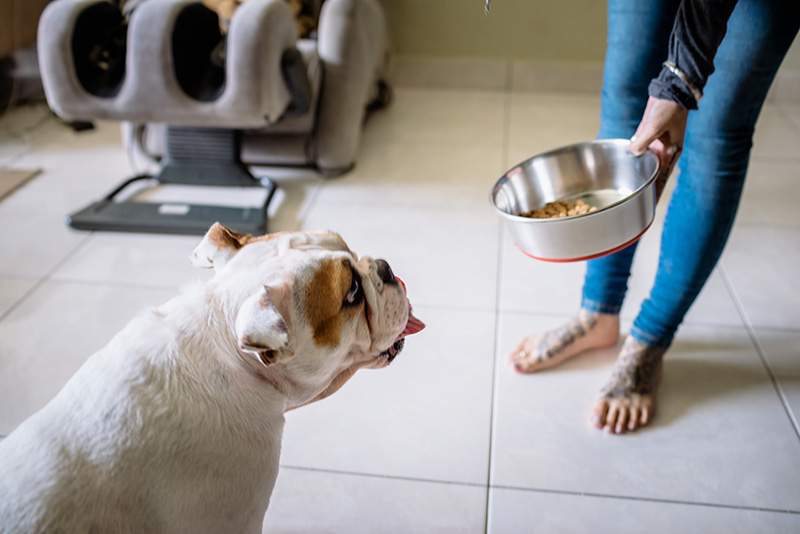
#> input picture geowatch_tpl/modules/segment_anything/notebooks/images/dog.jpg, 800 x 534 px
$ python -i dzyne_img_util.py   (imports and definitions only)
#> lines starting #> are read from the running program, lines starting #| are printed output that depends on the picture
#> further down, picture is the input picture: shape (534, 800, 3); mean B, G, R 148.1, 148.7, 150.6
import cv2
import rasterio
import numpy as np

import tifffile as tiff

from PIL import Image
from rasterio.windows import Window

LOAD_ORIGINAL = True
RGB_ONLY = True
BAND_SWAP = False


# [45 lines left out: functions pad, unpad, not called in this run]


def minmax(img):

    img_dim = len(img.shape)
#> img_dim = 3
    if (img_dim < 3):
        img = np.expand_dims(img, axis=2)

    out = np.zeros_like(img).astype(np.float32)

    if img.sum() == 0:
        if img_dim < 3:
            return out[:, :, 0].astype(np.float32)
        else:
            return out.astype(np.float32)

    # c = img.min()
    # d = img.max()

    for i in range(img.shape[2]):

        c = img[:, :, i].min()
        d = img[:, :, i].max()

        t = (img[:, :, i] - c) / (float(d - c) + 0.001)
        out[:, :, i] = t
#> this loop made 3 passes
#> pass 1, in minmax, `t = (img[:, :, i] - c) / (float(d - c) + 0.001)`:
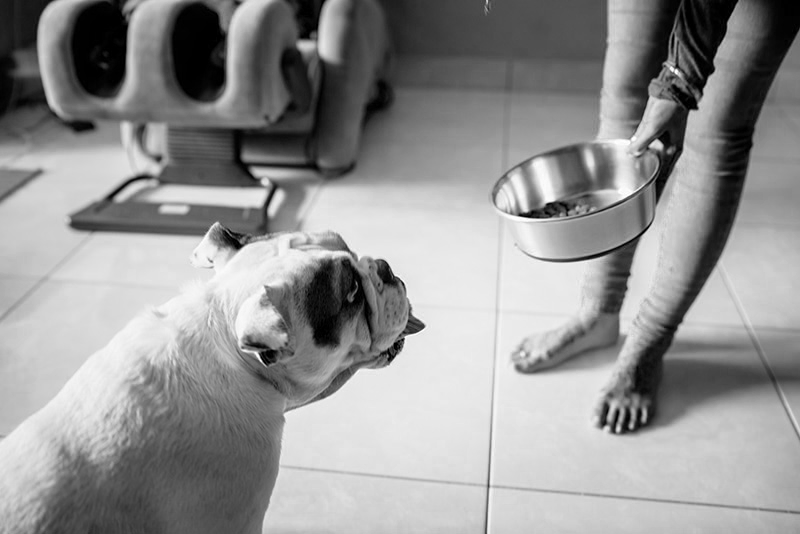
#> t: shape (534, 800) float64; min 0, max 1, mean 0.581
#> pass 2, in minmax, `t = (img[:, :, i] - c) / (float(d - c) + 0.001)`:
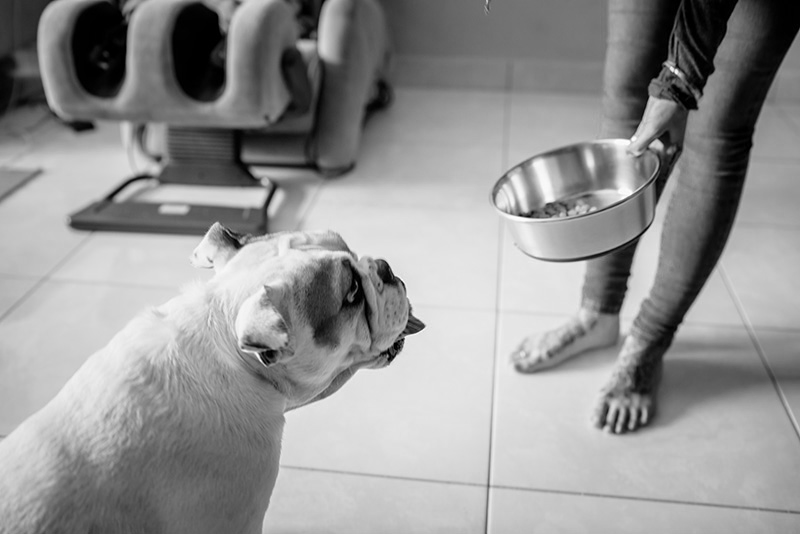
#> t: shape (534, 800) float64; min 0, max 1, mean 0.583
#> pass 3, in minmax, `t = (img[:, :, i] - c) / (float(d - c) + 0.001)`:
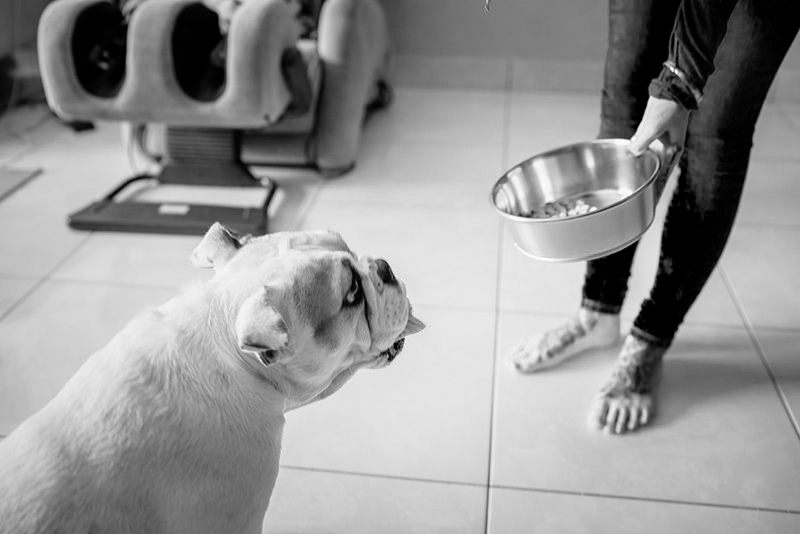
#> t: shape (534, 800) float64; min 0, max 1, mean 0.591

    if img_dim < 3:
        return out[:, :, 0].astype(np.float32)
    else:
        return out.astype(np.float32)


def equalizeRGB(img):

    img = minmax(img) * 255

    img_y_cr_cb = cv2.cvtColor(img.astype(np.uint8), cv2.COLOR_BGR2YCrCb)
#> img_y_cr_cb: shape (534, 800, 3); mean of channels 0, 1, 2 148.2, 129, 127.4
    y, cr, cb = cv2.split(img_y_cr_cb)
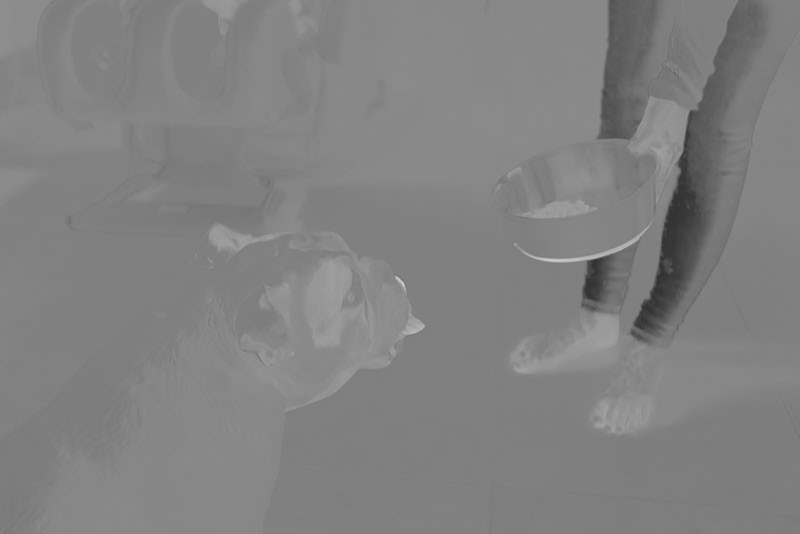
#> cr: shape (534, 800); min 48, max 210, mean 129
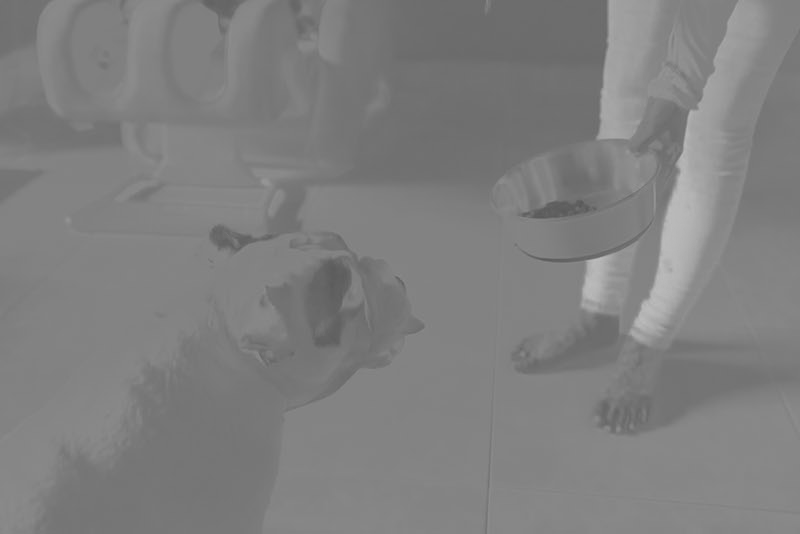
#> cb: shape (534, 800); min 89, max 188, mean 127.4

    # Applying equalize Hist operation on Y channel.
    y_eq = cv2.equalizeHist(y)
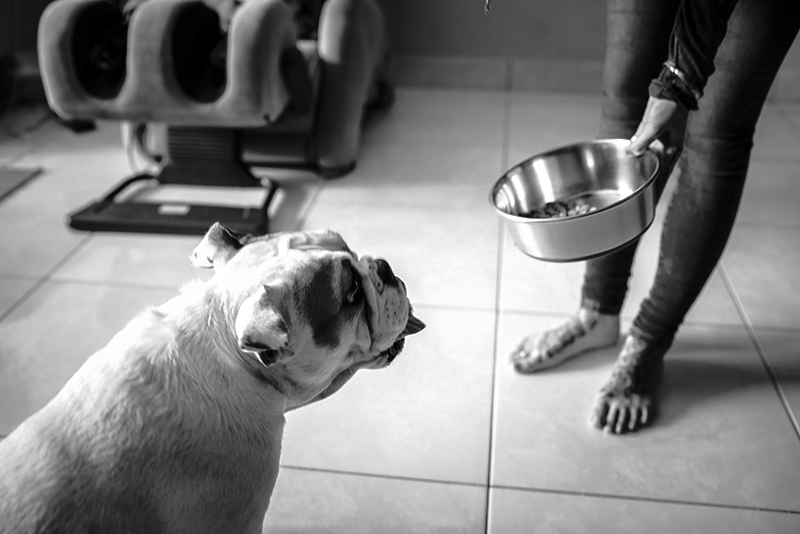
#> y_eq: shape (534, 800); min 0, max 255, mean 127.4

    img_y_cr_cb_eq = cv2.merge((y_eq, cr, cb))
#> img_y_cr_cb_eq: shape (534, 800, 3); mean of channels 0, 1, 2 127.4, 129, 127.4
    img_rgb_eq = cv2.cvtColor(img_y_cr_cb_eq, cv2.COLOR_YCR_CB2BGR)
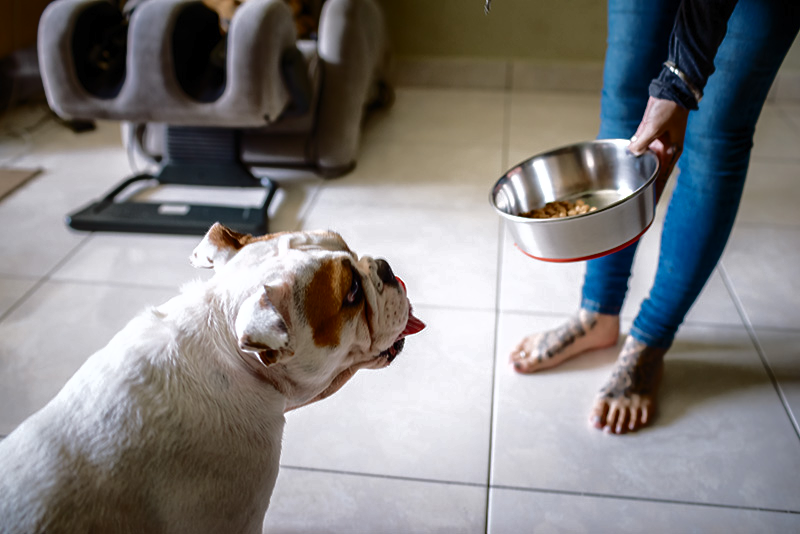
#> img_rgb_eq: shape (534, 800, 3); mean B, G, R 126.4, 126.9, 129.5

    return img_rgb_eq

# This is from Antonio


# [190 lines left out: functions normalizeRGB, load_image, readRasterImage, not called in this run]

>>> import cv2
>>> picture = cv2.imread('../../../geowatch_tpl/modules/segment_anything/notebooks/images/dog.jpg')
>>> result = equalizeRGB(picture)

$ run again, on geowatch_tpl/modules/segment_anything/notebooks/images/groceries.jpg
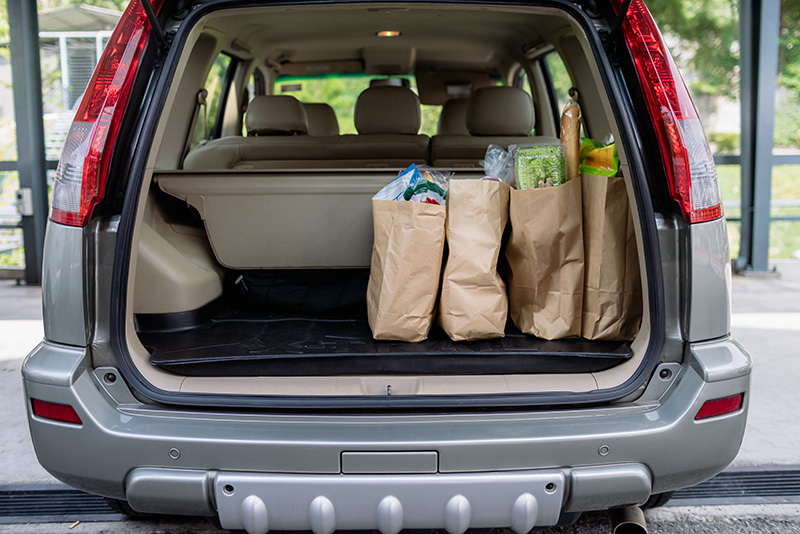
#> input picture geowatch_tpl/modules/segment_anything/notebooks/images/groceries.jpg, 800 x 534 px
#> picture is the input picture: shape (534, 800, 3); mean B, G, R 102.9, 105.7, 109.5
#> the loop in minmax, `for i in range(img.shape[2]): ` made 3 passes
#> pass 1, in minmax, `t = (img[:, :, i] - c) / (float(d - c) + 0.001)`:
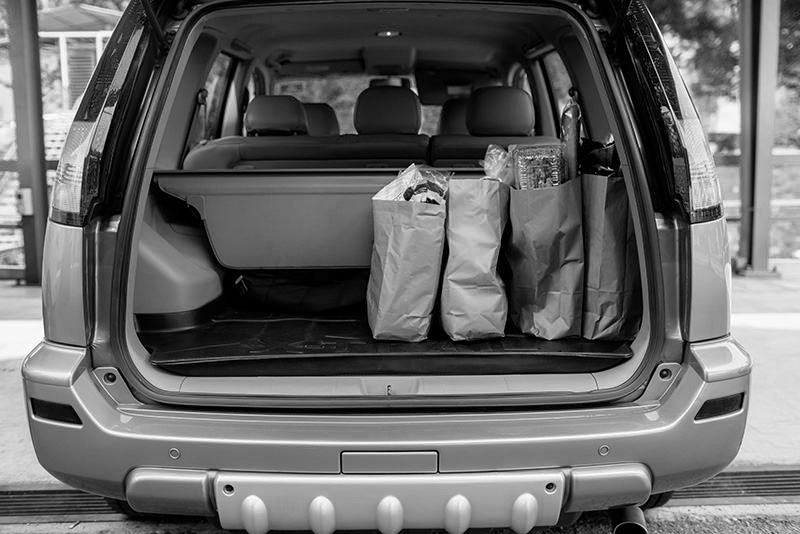
#> t: shape (534, 800) float64; min 0, max 1, mean 0.404
#> img_y_cr_cb: shape (534, 800, 3); mean of channels 0, 1, 2 105.6, 130.1, 126
#> img_y_cr_cb_eq: shape (534, 800, 3); mean of channels 0, 1, 2 126.5, 130.1, 126
#> in equalizeRGB, `img_rgb_eq = cv2.cvtColor(img_y_cr_cb_eq, cv2.COLOR_YCR_CB2BGR)`:
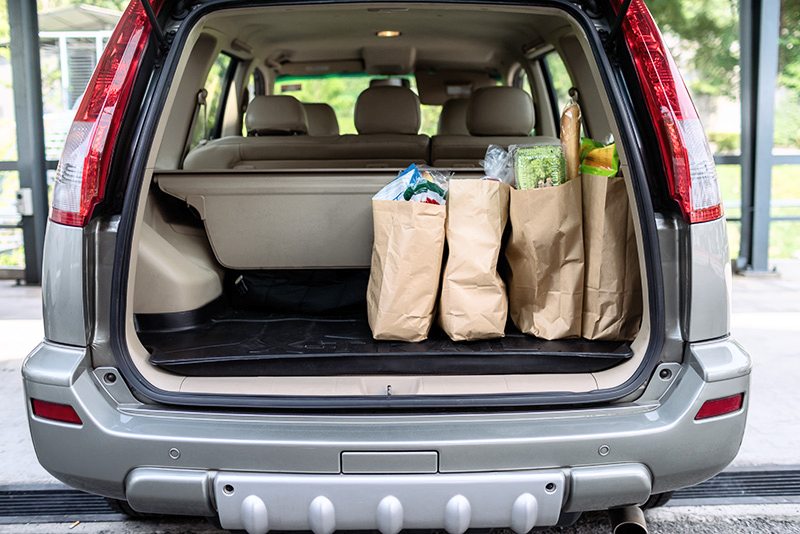
#> img_rgb_eq: shape (534, 800, 3); mean B, G, R 122.9, 125.7, 129.4

$ run again, on geowatch_tpl/modules/segment_anything/notebooks/images/truck.jpg
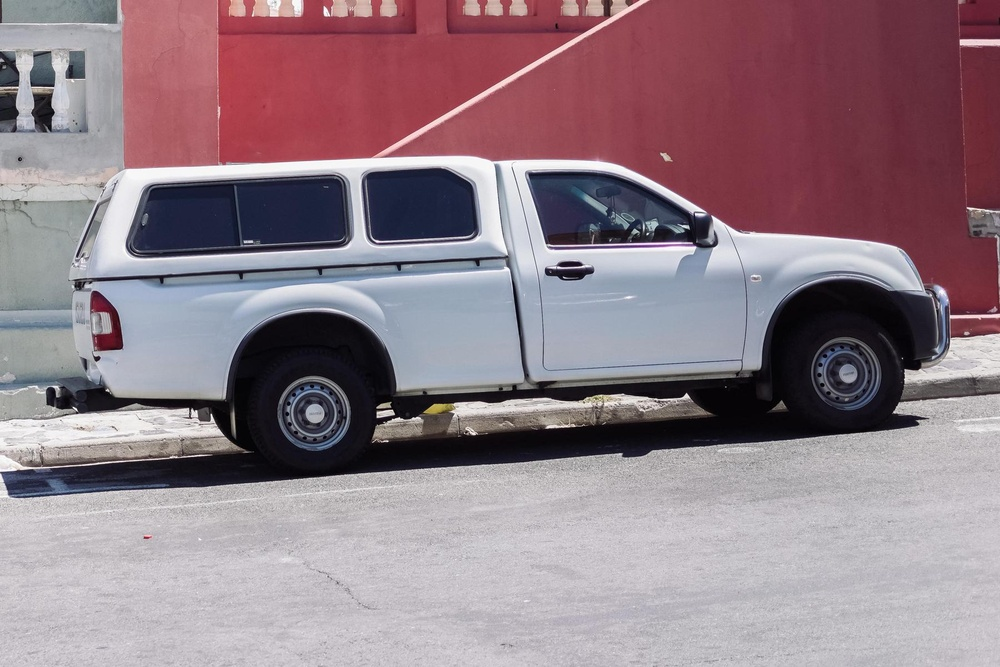
#> input picture geowatch_tpl/modules/segment_anything/notebooks/images/truck.jpg, 1000 x 667 px, shrunk from 1800 x 1200 before the run
#> picture is the input picture: shape (667, 1000, 3); mean B, G, R 135.2, 126.5, 145.8
#> the loop in minmax, `for i in range(img.shape[2]): ` made 3 passes
#> pass 1, in minmax, `t = (img[:, :, i] - c) / (float(d - c) + 0.001)`:
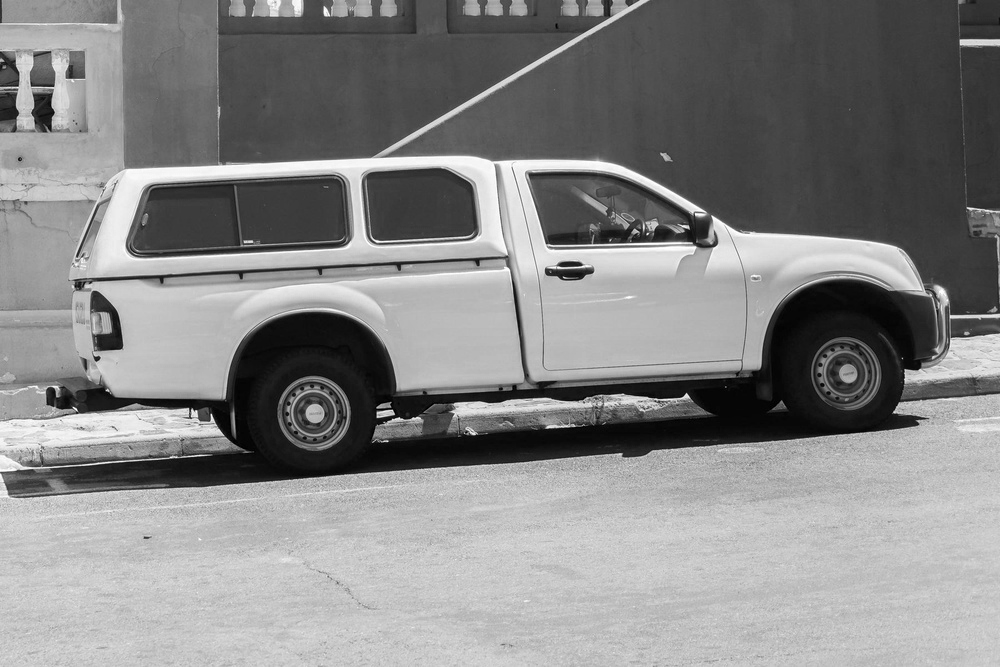
#> t: shape (667, 1000) float64; min 0, max 1, mean 0.53
#> img_y_cr_cb: shape (667, 1000, 3); mean of channels 0, 1, 2 132.2, 137, 129.1
#> img_y_cr_cb_eq: shape (667, 1000, 3); mean of channels 0, 1, 2 128.4, 137, 129.1
#> in equalizeRGB, `img_rgb_eq = cv2.cvtColor(img_y_cr_cb_eq, cv2.COLOR_YCR_CB2BGR)`:
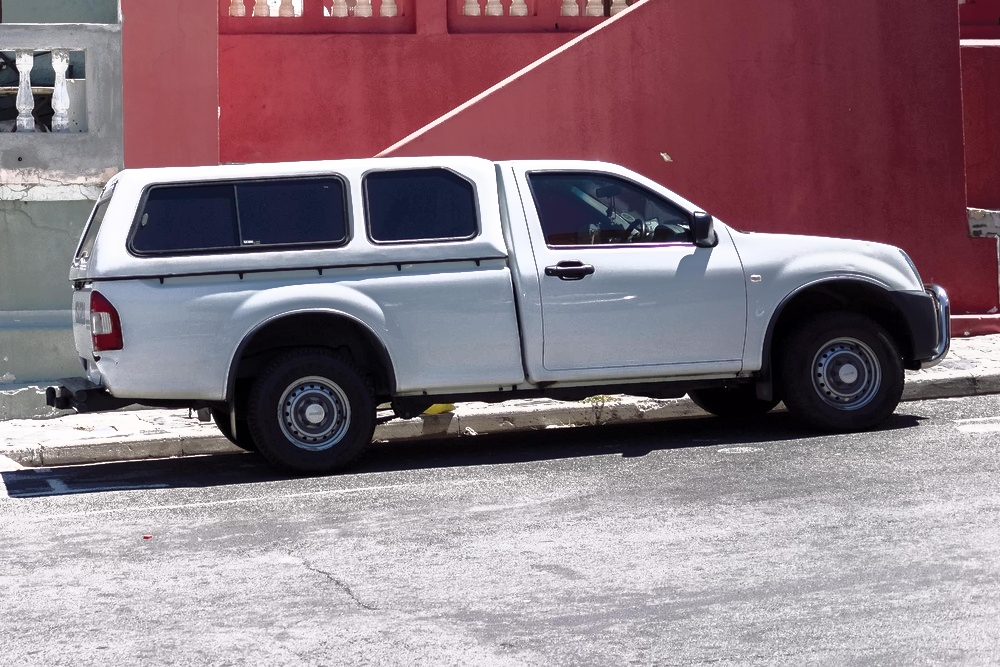
#> img_rgb_eq: shape (667, 1000, 3); mean B, G, R 130.3, 121.6, 140.9
